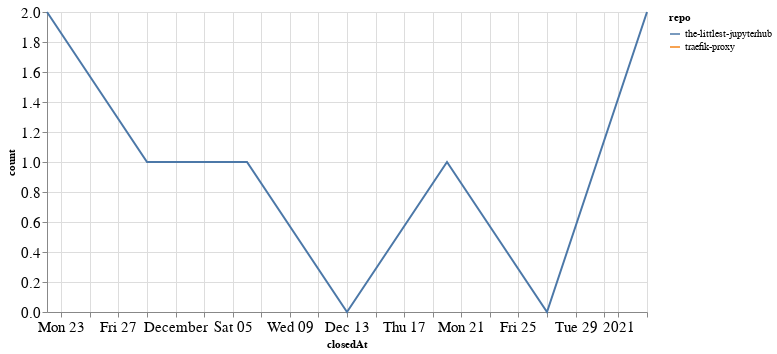

Notebook cell for this chart:
### Code cell
closed_by_time = closed_by.groupby('repo').resample('W', on='closedAt').count()['author'].reset_index()
closed_by_time = closed_by_time.rename(columns={'author': 'count'})

alt.Chart(closed_by_time, width=600).mark_line().encode(
    x='closedAt',
    y='count',
    color='repo',
    tooltip="repo"
)

### Figure 1 — Vega-Lite specification as saved in the notebook (floating-point values rounded to 4 significant figures)
{"config": {"axisLeft": {"labelFontSize": 15}, "axisBottom": {"labelFontSize": 15}}, "data": {"name": "data-2c489b8e8fd2aacf7ecfea6cbfd629eb"}, "mark": "line", "encoding": {"color": {"type": "nominal", "field": "repo"}, "tooltip": {"type": "nominal", "field": "repo"}, "x": {"type": "temporal", "field": "closedAt"}, "y": {"type": "quantitative", "field": "count"}}, "width": 600, "$schema": "https://vega.github.io/schema/vega-lite/v4.8.1.json", "datasets": {"data-2c489b8e8fd2aacf7ecfea6cbfd629eb": [{"repo": "the-littlest-jupyterhub", "closedAt": "2020-11-22T00:00:00", "count": 2}, {"repo": "the-littlest-jupyterhub", "closedAt": "2020-11-29T00:00:00", "count": 1}, {"repo": "the-littlest-jupyterhub", "closedAt": "2020-12-06T00:00:00", "count": 1}, {"repo": "the-littlest-jupyterhub", "closedAt": "2020-12-13T00:00:00", "count": 0}, {"repo": "the-littlest-jupyterhub", "closedAt": "2020-12-20T00:00:00", "count": 1}, {"repo": "the-littlest-jupyterhub", "closedAt": "2020-12-27T00:00:00", "count": 0}, {"repo": "the-littlest-jupyterhub", "closedAt": "2021-01-03T00:00:00", "count": 2}, {"repo": "traefik-proxy", "closedAt": "2020-12-06T00:00:00", "count": 1}]}}
